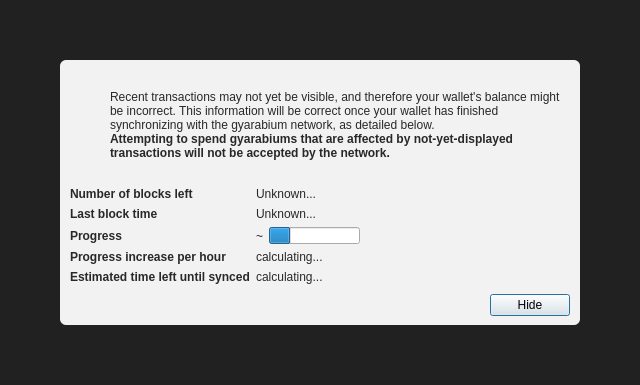
<?xml version="1.0" encoding="UTF-8"?>
<ui version="4.0">
 <class>ModalOverlay</class>
 <widget class="ModalOverlay" name="ModalOverlay">
  <property name="geometry">
   <rect>
    <x>0</x>
    <y>0</y>
    <width>640</width>
    <height>385</height>
   </rect>
  </property>
  <property name="windowTitle">
   <string>Form</string>
  </property>
  <layout class="QVBoxLayout" name="verticalLayout" stretch="0">
   <property name="sizeConstraint">
    <enum>QLayout::SetDefaultConstraint</enum>
   </property>
   <property name="leftMargin">
    <number>0</number>
   </property>
   <property name="topMargin">
    <number>0</number>
   </property>
   <property name="rightMargin">
    <number>0</number>
   </property>
   <property name="bottomMargin">
    <number>0</number>
   </property>
   <item>
    <widget class="QWidget" name="bgWidget" native="true">
     <property name="styleSheet">
      <string notr="true">#bgWidget { background: rgba(0,0,0,220); }</string>
     </property>
     <layout class="QVBoxLayout" name="verticalLayoutMain" stretch="1">
      <property name="leftMargin">
       <number>60</number>
      </property>
      <property name="topMargin">
       <number>60</number>
      </property>
      <property name="rightMargin">
       <number>60</number>
      </property>
      <property name="bottomMargin">
       <number>60</number>
      </property>
      <item>
       <widget class="QWidget" name="contentWidget" native="true">
        <property name="styleSheet">
         <string notr="true">#contentWidget { background: rgba(255,255,255,240); border-radius: 6px; }

QLabel { color: rgb(40,40,40);  }</string>
        </property>
        <layout class="QVBoxLayout" name="verticalLayoutSub" stretch="1,0,0,0">
         <property name="spacing">
          <number>0</number>
         </property>
         <property name="leftMargin">
          <number>10</number>
         </property>
         <property name="topMargin">
          <number>10</number>
         </property>
         <property name="rightMargin">
          <number>10</number>
         </property>
         <property name="bottomMargin">
          <number>10</number>
         </property>
         <item>
          <layout class="QHBoxLayout" name="horizontalLayoutIconText" stretch="0,1">
           <property name="topMargin">
            <number>20</number>
           </property>
           <item>
            <layout class="QVBoxLayout" name="verticalLayoutIcon">
             <property name="leftMargin">
              <number>0</number>
             </property>
             <item>
              <widget class="QPushButton" name="warningIcon">
               <property name="enabled">
                <bool>false</bool>
               </property>
               <property name="text">
                <string/>
               </property>
               <property name="icon">
                <iconset>
                 <normaloff>:/icons/warning</normaloff>
                 <disabledoff>:/icons/warning</disabledoff>:/icons/warning</iconset>
               </property>
               <property name="iconSize">
                <size>
                 <width>48</width>
                 <height>48</height>
                </size>
               </property>
               <property name="flat">
                <bool>true</bool>
               </property>
              </widget>
             </item>
             <item>
              <spacer name="verticalSpacerWarningIcon">
               <property name="orientation">
                <enum>Qt::Vertical</enum>
               </property>
               <property name="sizeHint" stdset="0">
                <size>
                 <width>20</width>
                 <height>40</height>
                </size>
               </property>
              </spacer>
             </item>
            </layout>
           </item>
           <item>
            <layout class="QVBoxLayout" name="verticalLayoutInfoText">
             <property name="leftMargin">
              <number>0</number>
             </property>
             <property name="topMargin">
              <number>0</number>
             </property>
             <item>
              <widget class="QLabel" name="infoText">
               <property name="text">
                <string>Recent transactions may not yet be visible, and therefore your wallet's balance might be incorrect. This information will be correct once your wallet has finished synchronizing with the gyarabium network, as detailed below.</string>
               </property>
               <property name="textFormat">
                <enum>Qt::RichText</enum>
               </property>
               <property name="wordWrap">
                <bool>true</bool>
               </property>
              </widget>
             </item>
             <item>
              <widget class="QLabel" name="infoTextStrong">
               <property name="font">
                <font>
                 <weight>75</weight>
                 <bold>true</bold>
                </font>
               </property>
               <property name="text">
                <string>Attempting to spend gyarabiums that are affected by not-yet-displayed transactions will not be accepted by the network.</string>
               </property>
               <property name="textFormat">
                <enum>Qt::RichText</enum>
               </property>
               <property name="wordWrap">
                <bool>true</bool>
               </property>
              </widget>
             </item>
             <item>
              <spacer name="verticalSpacerInTextSpace">
               <property name="orientation">
                <enum>Qt::Vertical</enum>
               </property>
               <property name="sizeHint" stdset="0">
                <size>
                 <width>20</width>
                 <height>40</height>
                </size>
               </property>
              </spacer>
             </item>
            </layout>
           </item>
          </layout>
         </item>
         <item>
          <spacer name="verticalSpacerAfterText">
           <property name="orientation">
            <enum>Qt::Vertical</enum>
           </property>
           <property name="sizeHint" stdset="0">
            <size>
             <width>20</width>
             <height>40</height>
            </size>
           </property>
          </spacer>
         </item>
         <item>
          <layout class="QFormLayout" name="formLayout">
           <property name="fieldGrowthPolicy">
            <enum>QFormLayout::FieldsStayAtSizeHint</enum>
           </property>
           <property name="horizontalSpacing">
            <number>6</number>
           </property>
           <property name="verticalSpacing">
            <number>6</number>
           </property>
           <property name="topMargin">
            <number>10</number>
           </property>
           <item row="0" column="0">
            <widget class="QLabel" name="labelNumberOfBlocksLeft">
             <property name="font">
              <font>
               <weight>75</weight>
               <bold>true</bold>
              </font>
             </property>
             <property name="text">
              <string>Number of blocks left</string>
             </property>
            </widget>
           </item>
           <item row="0" column="1">
            <widget class="QLabel" name="numberOfBlocksLeft">
             <property name="text">
              <string>Unknown...</string>
             </property>
            </widget>
           </item>
           <item row="1" column="0">
            <widget class="QLabel" name="labelLastBlockTime">
             <property name="font">
              <font>
               <weight>75</weight>
               <bold>true</bold>
              </font>
             </property>
             <property name="text">
              <string>Last block time</string>
             </property>
            </widget>
           </item>
           <item row="1" column="1">
            <widget class="QLabel" name="newestBlockDate">
             <property name="sizePolicy">
              <sizepolicy hsizetype="Maximum" vsizetype="Preferred">
               <horstretch>0</horstretch>
               <verstretch>0</verstretch>
              </sizepolicy>
             </property>
             <property name="text">
              <string>Unknown...</string>
             </property>
            </widget>
           </item>
           <item row="2" column="0">
            <widget class="QLabel" name="labelSyncDone">
             <property name="font">
              <font>
               <weight>75</weight>
               <bold>true</bold>
              </font>
             </property>
             <property name="text">
              <string>Progress</string>
             </property>
            </widget>
           </item>
           <item row="2" column="1">
            <layout class="QHBoxLayout" name="horizontalLayoutSync" stretch="0,1">
             <item>
              <widget class="QLabel" name="percentageProgress">
               <property name="text">
                <string notr="true">~</string>
               </property>
              </widget>
             </item>
             <item>
              <widget class="QProgressBar" name="progressBar">
               <property name="value">
                <number>24</number>
               </property>
               <property name="format">
                <string/>
               </property>
              </widget>
             </item>
            </layout>
           </item>
           <item row="4" column="0">
            <widget class="QLabel" name="labelProgressIncrease">
             <property name="font">
              <font>
               <weight>75</weight>
               <bold>true</bold>
              </font>
             </property>
             <property name="text">
              <string>Progress increase per hour</string>
             </property>
            </widget>
           </item>
           <item row="4" column="1">
            <widget class="QLabel" name="progressIncreasePerH">
             <property name="text">
              <string>calculating...</string>
             </property>
            </widget>
           </item>
           <item row="5" column="0">
            <widget class="QLabel" name="labelEstimatedTimeLeft">
             <property name="font">
              <font>
               <weight>75</weight>
               <bold>true</bold>
              </font>
             </property>
             <property name="text">
              <string>Estimated time left until synced</string>
             </property>
            </widget>
           </item>
           <item row="5" column="1">
            <widget class="QLabel" name="expectedTimeLeft">
             <property name="text">
              <string>calculating...</string>
             </property>
            </widget>
           </item>
          </layout>
         </item>
         <item>
          <layout class="QHBoxLayout" name="horizontalLayoutButtons">
           <property name="leftMargin">
            <number>10</number>
           </property>
           <property name="topMargin">
            <number>10</number>
           </property>
           <item>
            <spacer name="horizontalSpacer">
             <property name="orientation">
              <enum>Qt::Horizontal</enum>
             </property>
             <property name="sizeHint" stdset="0">
              <size>
               <width>40</width>
               <height>20</height>
              </size>
             </property>
            </spacer>
           </item>
           <item>
            <widget class="QPushButton" name="closeButton">
             <property name="text">
              <string>Hide</string>
             </property>
             <property name="focusPolicy">
              <enum>Qt::StrongFocus</enum>
             </property>
             <property name="default">
              <bool>true</bool>
             </property>
            </widget>
           </item>
          </layout>
         </item>
        </layout>
       </widget>
      </item>
     </layout>
    </widget>
   </item>
  </layout>
 </widget>
 <customwidgets>
  <customwidget>
   <class>ModalOverlay</class>
   <extends>QWidget</extends>
   <header>qt/modaloverlay.h</header>
   <container>1</container>
  </customwidget>
 </customwidgets>
 <resources/>
 <connections/>
</ui>
